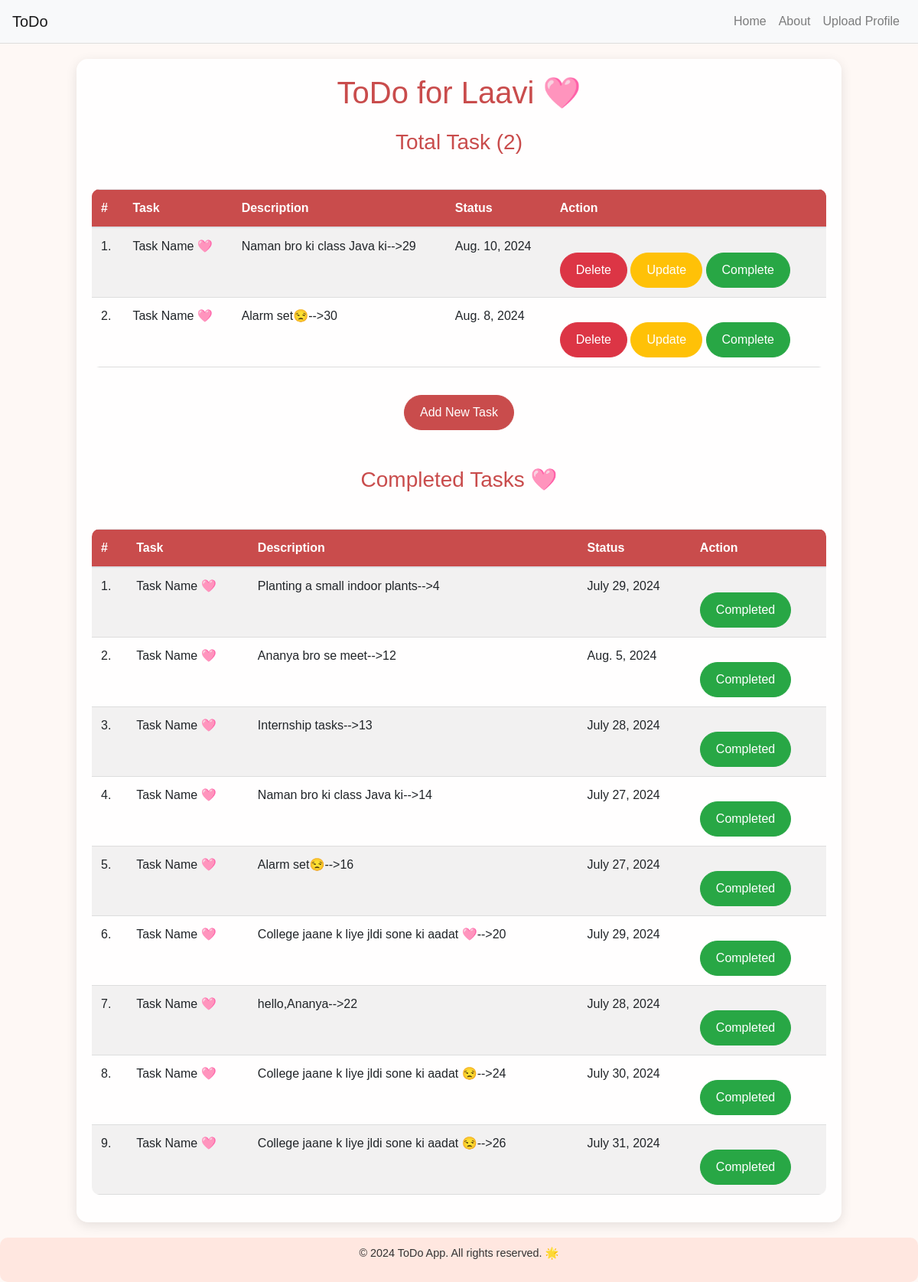
/todo/, run on the app's committed database.
### myapp/models.py (models this page shows)
class Todo(models.Model):
    task=models.TextField()
    extra=models.CharField(max_length=255)
    created_at=models.DateField()
    is_completed=models.BooleanField(default=False)

### myapp/views.py (the view)
# urls.py: path("todo/",views.todo,name="todo"),
def todo(request):
    result=Todo.objects.all()
    completed_tasks=result.filter(is_completed=True)
    incompleted_tasks=result.filter(is_completed=False)
    Parameter={
        "todos":incompleted_tasks,
        "completed_tasks":completed_tasks,
        "name":"Laavi",
    }
    return render(request,"todo.html",Parameter)

### templates/todo.html (shortened to what this page needs)
{% extends 'base.html' %}
 {% block body %}
 <div class="container">
     <h1 class="text-center mb-4">ToDo for {{ name }} 🩷</h1>
     <h3 class="text-center mb-4">Total Task ({{ todos.count }})</h3>
     <div class="table-responsive">
         <table class="table table-striped">
             <thead>
                 <tr>
                     <th>#</th>
                     <th>Task</th>
                     <th>Description</th>
                     <th>Status</th>
                     <th>Action</th>
                 </tr>
             </thead>
             <tbody>
                 {% for i in todos %}
                 <tr>
                     <td>{{ forloop.counter }}.</td>
                     <td> Task Name 🩷 </td>
                     <td>{{ i.task }}-->{{i.id}}</td>
                     <td>{{ i.created_at }}</td>
                     <td>
                        <a href="{% url 'delete_todo' i.id %}" class="btn btn-action btn-delete">Delete</a>
                        <a href="{% url 'update_todo' i.id %}" class="btn btn-yellow btn-action btn-update">Update</a>
                        <a href="{% url 'mark_complete' i.id %}" class="btn btn-action btn-complete">Complete</a>
                     </td>
                 </tr>
                 {% endfor %}
             </tbody>
         </table>
     </div>
     <div class="d-flex justify-content-center">
         <a href="{% url 'add_todo' %}" class="btn btn-custom">Add New Task</a>
     </div>
     <h3 class="text-center mb-5 mt-5">Completed Tasks 🩷</h3>
     <table class="table table-striped">
        <thead>
            <tr>
                <th>#</th>
                <th>Task</th>
                <th>Description</th>
                <th>Status</th>
                <th>Action</th>
            </tr>
        </thead>
        <tbody>
            {% for i in completed_tasks %}
            <tr>
                <td>{{ forloop.counter }}.</td>
                <td> Task Name 🩷 </td>
                <td>{{ i.task }}-->{{i.id}}</td>
                <td>{{ i.created_at }}</td>
                <td>
                   <a href="{% url 'mark_complete' i.id %}" class="btn btn-action btn-complete">Completed</a>
                </td>
            </tr>
            {% endfor %}
        </tbody>
    </table>
 </div>
 {% endblock %}

### templates/todo.html (style rules this page uses)
body { background-color: #fef8f5; background-image: url('https://th.bing.com/th/id/OIG4.QnItYij6_qX37APUGKCm?w=1024&h=1024&rs=1&pid=ImgDetMain'); background-size: cover; background-position: center; font-family: 'Comic Sans MS', sans-serif; margin: 0; padding: 0; }
.container { margin: 20px auto; max-width: 1000px; background: rgba(255, 255, 255, 0.9); border-radius: 15px; box-shadow: 0px 4px 15px rgba(0, 0, 0, 0.1); padding: 20px; }
h1 { color: #c94c4c; font-size: 2.5em; margin-bottom: 20px; }
h3 { color: #c94c4c; margin-bottom: 20px; }
table { width: 100%; margin: 20px 0; border-collapse: collapse; border-radius: 10px; overflow: hidden; }
thead { background-color: #c94c4c; color: white; }
th, td { padding: 12px; text-align: left; border-bottom: 1px solid #ddd; }
.btn-custom, .btn-action { background-color: #c94c4c; border-color: #c94c4c; color: white; padding: 10px 20px; font-size: 1em; border-radius: 25px; text-decoration: none; display: inline-block; margin-top: 20px; transition: background-color 0.3s, border-color 0.3s; }
.btn-complete { background-color: #28a745; border-color: #28a745; }
.btn-delete { background-color: #dc3545; border-color: #dc3545; }
.btn-yellow { background-color: #FFC107; border-color: #FFC107; color: white; }

### data on the page
Todo: task "Naman bro ki class Java ki", id "29", created_at "Aug. 10, 2024"
Todo: task "Alarm set😒", id "30", created_at "Aug. 8, 2024"
Todo: task "Planting a small indoor plants", id "4", created_at "July 29, 2024"
Todo: task "Ananya bro se meet", id "12", created_at "Aug. 5, 2024"
Todo: task "Internship tasks", id "13", created_at "July 28, 2024"
Todo: task "Naman bro ki class Java ki", id "14", created_at "July 27, 2024"
Todo: task "Alarm set😒", id "16", created_at "July 27, 2024"
Todo: task "College jaane k liye jldi sone ki aadat 🩷", id "20", created_at "July 29, 2024"
Todo: task "hello,Ananya", id "22", created_at "July 28, 2024"
Todo: task "College jaane k liye jldi sone ki aadat 😒", id "24", created_at "July 30, 2024"
Todo: task "College jaane k liye jldi sone ki aadat 😒", id "26", created_at "July 31, 2024"

### other printed values
{{ name }} "Laavi"
{{ todos.count }} "2"
